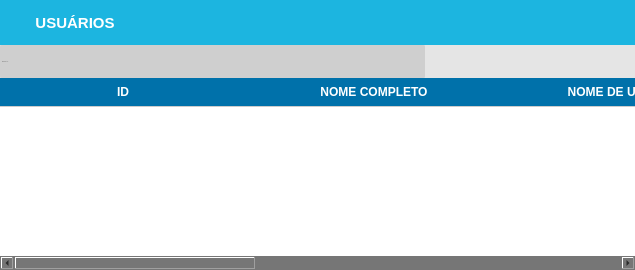
            <widget class="QWidget" name="usuarios">
             <layout class="QGridLayout" name="gridLayout_5">
              <property name="leftMargin">
               <number>0</number>
              </property>
              <property name="topMargin">
               <number>0</number>
              </property>
              <property name="rightMargin">
               <number>0</number>
              </property>
              <property name="bottomMargin">
               <number>0</number>
              </property>
              <property name="spacing">
               <number>0</number>
              </property>
              <item row="0" column="0">
               <widget class="QFrame" name="frame_7">
                <property name="styleSheet">
                 <string notr="true">background-color: rgb(118, 118, 118);</string>
                </property>
                <property name="frameShape">
                 <enum>QFrame::NoFrame</enum>
                </property>
                <property name="frameShadow">
                 <enum>QFrame::Raised</enum>
                </property>
                <layout class="QVBoxLayout" name="verticalLayout_2">
                 <property name="spacing">
                  <number>0</number>
                 </property>
                 <property name="leftMargin">
                  <number>0</number>
                 </property>
                 <property name="topMargin">
                  <number>0</number>
                 </property>
                 <property name="rightMargin">
                  <number>0</number>
                 </property>
                 <property name="bottomMargin">
                  <number>0</number>
                 </property>
                 <item>
                  <widget class="QFrame" name="frame_11">
                   <property name="maximumSize">
                    <size>
                     <width>16777215</width>
                     <height>45</height>
                    </size>
                   </property>
                   <property name="styleSheet">
                    <string notr="true">background-color: #1CB5E0</string>
                   </property>
                   <property name="frameShape">
                    <enum>QFrame::NoFrame</enum>
                   </property>
                   <property name="frameShadow">
                    <enum>QFrame::Raised</enum>
                   </property>
                   <layout class="QHBoxLayout" name="horizontalLayout_4">
                    <property name="spacing">
                     <number>0</number>
                    </property>
                    <property name="leftMargin">
                     <number>0</number>
                    </property>
                    <property name="topMargin">
                     <number>0</number>
                    </property>
                    <property name="rightMargin">
                     <number>0</number>
                    </property>
                    <property name="bottomMargin">
                     <number>0</number>
                    </property>
                    <item>
                     <widget class="QPushButton" name="pushButton_11">
                      <property name="minimumSize">
                       <size>
                        <width>150</width>
                        <height>45</height>
                       </size>
                      </property>
                      <property name="styleSheet">
                       <string notr="true">QPushButton {
background-color:  #1CB5E0;
border: none;
color: rgb(255, 255, 255);
font-weight: bold;
font-size: 15px;


text-transform: uppercase
 }
QPushButton:hover{
background-color:  #1CB5E0;
border: none;
color: rgb(255, 255, 255);
font-weight: bold;
font-size: 16px;
text-decoration:underline;



}</string>
                      </property>
                      <property name="text">
                       <string>USUÁRIOS</string>
                      </property>
                      <property name="icon">
                       <iconset>
                        <normaloff>img/adduser_.png</normaloff>img/adduser_.png</iconset>
                      </property>
                      <property name="iconSize">
                       <size>
                        <width>30</width>
                        <height>30</height>
                       </size>
                      </property>
                     </widget>
                    </item>
                    <item>
                     <spacer name="horizontalSpacer">
                      <property name="orientation">
                       <enum>Qt::Horizontal</enum>
                      </property>
                      <property name="sizeHint" stdset="0">
                       <size>
                        <width>485</width>
                        <height>20</height>
                       </size>
                      </property>
                     </spacer>
                    </item>
                   </layout>
                  </widget>
                 </item>
                 <item>
                  <widget class="QFrame" name="frame_12">
                   <property name="maximumSize">
                    <size>
                     <width>16777215</width>
                     <height>33</height>
                    </size>
                   </property>
                   <property name="styleSheet">
                    <string notr="true">background-color: rgb(218, 218, 218);</string>
                   </property>
                   <property name="frameShape">
                    <enum>QFrame::NoFrame</enum>
                   </property>
                   <property name="frameShadow">
                    <enum>QFrame::Raised</enum>
                   </property>
                   <layout class="QGridLayout" name="gridLayout_9">
                    <property name="leftMargin">
                     <number>0</number>
                    </property>
                    <property name="topMargin">
                     <number>0</number>
                    </property>
                    <property name="rightMargin">
                     <number>0</number>
                    </property>
                    <property name="bottomMargin">
                     <number>0</number>
                    </property>
                    <property name="spacing">
                     <number>0</number>
                    </property>
                    <item row="0" column="4">
                     <widget class="QPushButton" name="Bt_Edit_Usuario">
                      <property name="sizePolicy">
                       <sizepolicy hsizetype="Preferred" vsizetype="Preferred">
                        <horstretch>0</horstretch>
                        <verstretch>0</verstretch>
                       </sizepolicy>
                      </property>
                      <property name="minimumSize">
                       <size>
                        <width>0</width>
                        <height>0</height>
                       </size>
                      </property>
                      <property name="maximumSize">
                       <size>
                        <width>60</width>
                        <height>33</height>
                       </size>
                      </property>
                      <property name="font">
                       <font>
                        <pointsize>6</pointsize>
                       </font>
                      </property>
                      <property name="toolTip">
                       <string>Editar</string>
                      </property>
                      <property name="styleSheet">
                       <string notr="true">QPushButton {
background-color: rgb(229, 229, 229);
border:none;
 }
QPushButton:hover{
background-color: rgb(255, 255, 255);

}</string>
                      </property>
                      <property name="text">
                       <string/>
                      </property>
                      <property name="icon">
                       <iconset>
                        <normaloff>img/editar.png</normaloff>img/editar.png</iconset>
                      </property>
                      <property name="iconSize">
                       <size>
                        <width>50</width>
                        <height>25</height>
                       </size>
                      </property>
                     </widget>
                    </item>
                    <item row="0" column="0">
                     <widget class="QLineEdit" name="tx_BuscaUsuarios">
                      <property name="sizePolicy">
                       <sizepolicy hsizetype="Preferred" vsizetype="Preferred">
                        <horstretch>0</horstretch>
                        <verstretch>0</verstretch>
                       </sizepolicy>
                      </property>
                      <property name="maximumSize">
                       <size>
                        <width>777777</width>
                        <height>16777215</height>
                       </size>
                      </property>
                      <property name="font">
                       <font>
                        <family>Arial</family>
                        <pointsize>-1</pointsize>
                        <weight>50</weight>
                        <italic>false</italic>
                        <bold>false</bold>
                       </font>
                      </property>
                      <property name="mouseTracking">
                       <bool>false</bool>
                      </property>
                      <property name="focusPolicy">
                       <enum>Qt::ClickFocus</enum>
                      </property>
                      <property name="styleSheet">
                       <string notr="true">QLineEdit{
background: #CFCFCF;
border-radius: 2px;
color: #000;
font: 13px &quot;Arial&quot; ;
text-transform: uppercase;
}
QLineEdit:Focus {
border: 1px solid blue;
}</string>
                      </property>
                      <property name="placeholderText">
                       <string>PESQUISAR...</string>
                      </property>
                     </widget>
                    </item>
                    <item row="0" column="5">
                     <widget class="QPushButton" name="Bt_Remover_Usuario">
                      <property name="sizePolicy">
                       <sizepolicy hsizetype="Preferred" vsizetype="Preferred">
                        <horstretch>0</horstretch>
                        <verstretch>0</verstretch>
                       </sizepolicy>
                      </property>
                      <property name="minimumSize">
                       <size>
                        <width>0</width>
                        <height>33</height>
                       </size>
                      </property>
                      <property name="maximumSize">
                       <size>
                        <width>50</width>
                        <height>16777215</height>
                       </size>
                      </property>
                      <property name="toolTip">
                       <string>Excluir</string>
                      </property>
                      <property name="styleSheet">
                       <string notr="true">QPushButton {
background-color: rgb(229, 229, 229);
border:none;
 }
QPushButton:hover{
background-color: rgb(255, 255, 255);

}</string>
                      </property>
                      <property name="text">
                       <string/>
                      </property>
                      <property name="icon">
                       <iconset>
                        <normaloff>img/remover.png</normaloff>img/remover.png</iconset>
                      </property>
                      <property name="iconSize">
                       <size>
                        <width>30</width>
                        <height>27</height>
                       </size>
                      </property>
                     </widget>
                    </item>
                    <item row="0" column="2">
                     <widget class="QPushButton" name="Bt_Add_Usuario">
                      <property name="sizePolicy">
                       <sizepolicy hsizetype="Preferred" vsizetype="Preferred">
                        <horstretch>0</horstretch>
                        <verstretch>0</verstretch>
                       </sizepolicy>
                      </property>
                      <property name="minimumSize">
                       <size>
                        <width>0</width>
                        <height>33</height>
                       </size>
                      </property>
                      <property name="maximumSize">
                       <size>
                        <width>50</width>
                        <height>16777215</height>
                       </size>
                      </property>
                      <property name="toolTip">
                       <string>Adicionar</string>
                      </property>
                      <property name="styleSheet">
                       <string notr="true">QPushButton {

background-color: rgb(229, 229, 229);
border:none;
 }
QPushButton:hover{
background-color: rgb(255, 255, 255);

}</string>
                      </property>
                      <property name="text">
                       <string/>
                      </property>
                      <property name="icon">
                       <iconset>
                        <normaloff>img/adicionar.png</normaloff>img/adicionar.png</iconset>
                      </property>
                      <property name="iconSize">
                       <size>
                        <width>50</width>
                        <height>25</height>
                       </size>
                      </property>
                     </widget>
                    </item>
                    <item row="0" column="1">
                     <widget class="QPushButton" name="Bt_Pesquisa_Usuario">
                      <property name="sizePolicy">
                       <sizepolicy hsizetype="Preferred" vsizetype="Preferred">
                        <horstretch>0</horstretch>
                        <verstretch>0</verstretch>
                       </sizepolicy>
                      </property>
                      <property name="minimumSize">
                       <size>
                        <width>0</width>
                        <height>33</height>
                       </size>
                      </property>
                      <property name="maximumSize">
                       <size>
                        <width>50</width>
                        <height>16777215</height>
                       </size>
                      </property>
                      <property name="toolTip">
                       <string>Pesquisar</string>
                      </property>
                      <property name="styleSheet">
                       <string notr="true">QPushButton {

background-color: rgb(229, 229, 229);
border:none;
 }
QPushButton:hover{
background-color: rgb(255, 255, 255);

}</string>
                      </property>
                      <property name="text">
                       <string/>
                      </property>
                      <property name="icon">
                       <iconset>
                        <normaloff>img/pesquisar.png</normaloff>img/pesquisar.png</iconset>
                      </property>
                      <property name="iconSize">
                       <size>
                        <width>50</width>
                        <height>30</height>
                       </size>
                      </property>
                     </widget>
                    </item>
                   </layout>
                  </widget>
                 </item>
                 <item>
                  <widget class="QFrame" name="frame_16">
                   <property name="frameShape">
                    <enum>QFrame::NoFrame</enum>
                   </property>
                   <property name="frameShadow">
                    <enum>QFrame::Raised</enum>
                   </property>
                   <layout class="QHBoxLayout" name="horizontalLayout_2">
                    <property name="spacing">
                     <number>0</number>
                    </property>
                    <property name="leftMargin">
                     <number>0</number>
                    </property>
                    <property name="topMargin">
                     <number>0</number>
                    </property>
                    <property name="rightMargin">
                     <number>0</number>
                    </property>
                    <property name="bottomMargin">
                     <number>0</number>
                    </property>
                    <item>
                     <widget class="QTableWidget" name="TableWidget_Usuario">
                      <property name="sizePolicy">
                       <sizepolicy hsizetype="Preferred" vsizetype="Preferred">
                        <horstretch>0</horstretch>
                        <verstretch>0</verstretch>
                       </sizepolicy>
                      </property>
                      <property name="styleSheet">
                       <string notr="true">QHeaderView:section{
background-color: rgb(0, 113, 170);
padding: 5px 5px 5px 0px ;
font-size: 12px;
font-family: &quot;Arial&quot;;
font-weight: bold;
color: rgb(255, 255, 255);
border:none;
border-bottom: 1px solid #CCC;
}
QTableView{
background-color: rgb(255, 255, 255);
font-size: 12px;
color: rgb(113, 113, 113);

}
</string>
                      </property>
                      <property name="frameShape">
                       <enum>QFrame::NoFrame</enum>
                      </property>
                      <property name="dragDropOverwriteMode">
                       <bool>true</bool>
                      </property>
                      <property name="columnCount">
                       <number>5</number>
                      </property>
                      <attribute name="horizontalHeaderDefaultSectionSize">
                       <number>251</number>
                      </attribute>
                      <attribute name="horizontalHeaderMinimumSectionSize">
                       <number>15</number>
                      </attribute>
                      <attribute name="verticalHeaderHighlightSections">
                       <bool>true</bool>
                      </attribute>
                      <attribute name="verticalHeaderShowSortIndicator" stdset="0">
                       <bool>false</bool>
                      </attribute>
                      <attribute name="verticalHeaderStretchLastSection">
                       <bool>false</bool>
                      </attribute>
                      <column>
                       <property name="text">
                        <string>ID</string>
                       </property>
                      </column>
                      <column>
                       <property name="text">
                        <string>NOME COMPLETO</string>
                       </property>
                      </column>
                      <column>
                       <property name="text">
                        <string>NOME DE USUÁRIO</string>
                       </property>
                      </column>
                      <column>
                       <property name="text">
                        <string>NÍVEL DE ACESSO</string>
                       </property>
                      </column>
                      <column>
                       <property name="text">
                        <string>PERMISSÕES</string>
                       </property>
                      </column>
                     </widget>
                    </item>
                   </layout>
                  </widget>
                 </item>
                </layout>
               </widget>
              </item>
             </layout>
            </widget>
